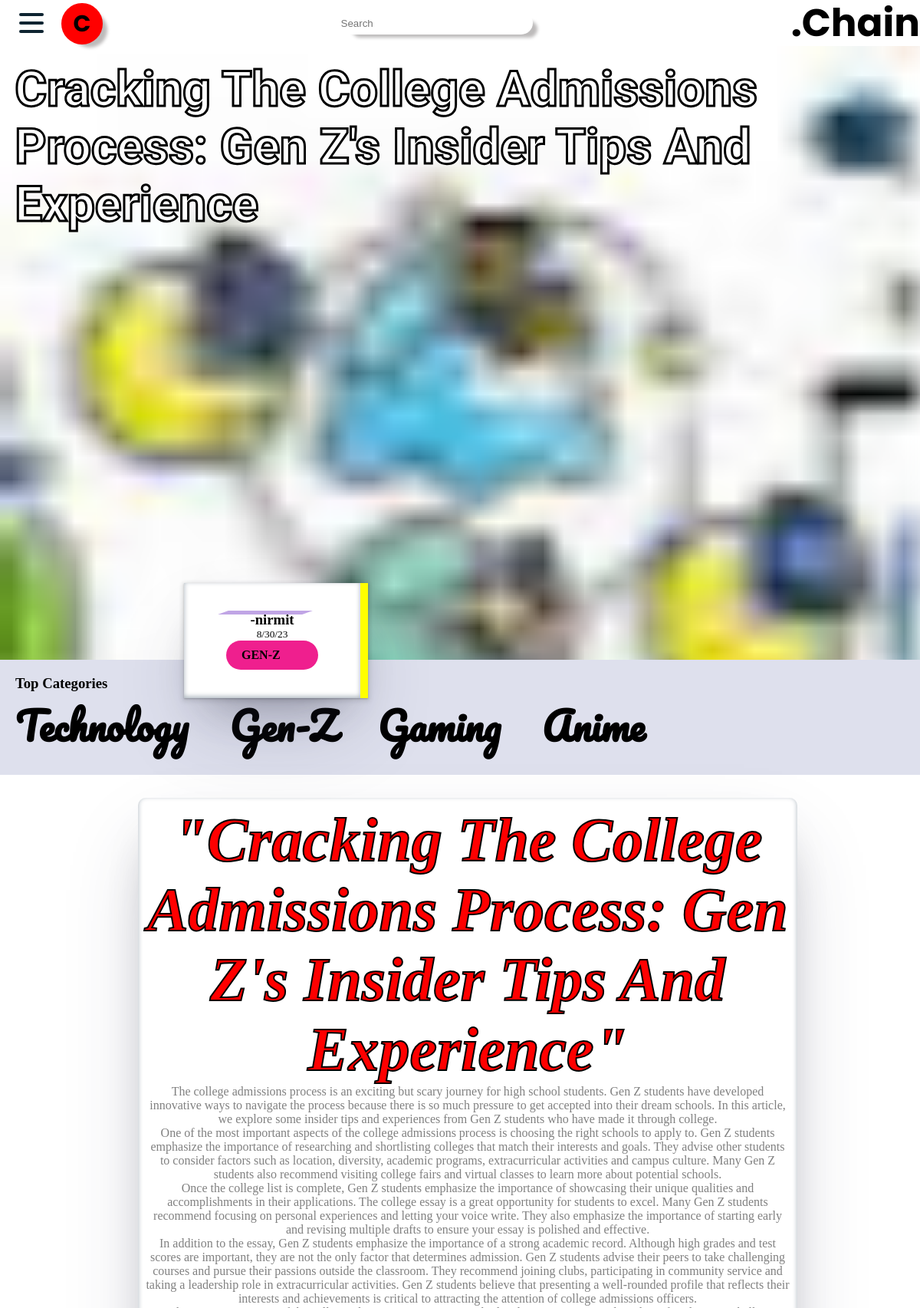
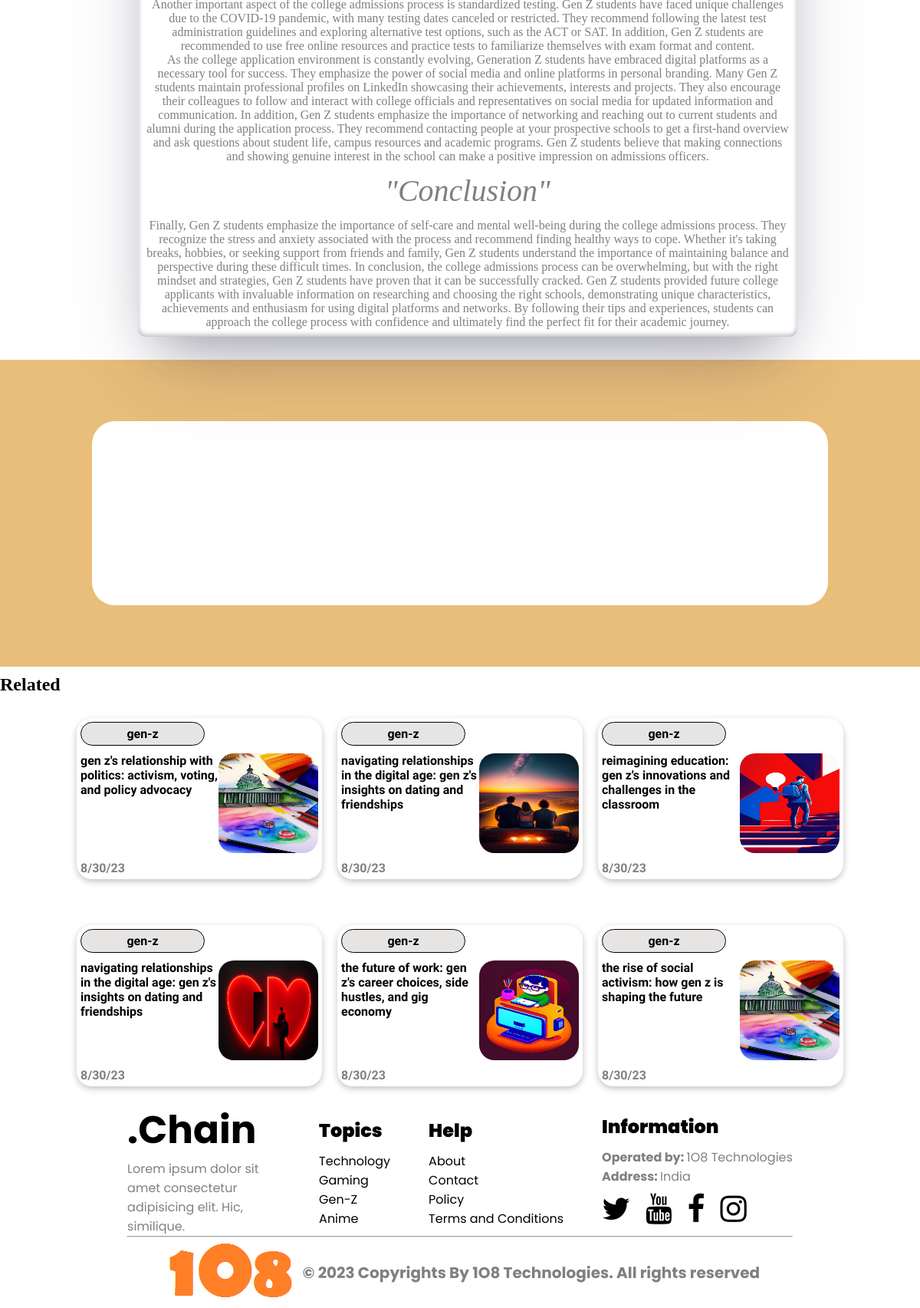
Screenshot of /article/nirmit11693379235_738247 with the database file from the repository (2 pictures, top to bottom).
### tables this page shows
CREATE TABLE dotchainblogtable (BLOGID VARCHAR(6) PRIMARY KEY NOT NULL UNIQUE,TITLE TEXT NOT NULL, KEYWORD TEXT NOT NULL, CONTENT TEXT NOT NULL,CATEGORY TEXT NOT NULL,DESCRIPTION TEXT NOT NULL,USERNAME VARCHAR(20) NOT NULL,DATE TIMESTAMP NOT NULL,OBJECTIVE TEXT NOT NULL,IMAGE TEXT NOT NULL,CODE INT NOT NULL);

### api/main.py (the view)
@app.route('/article/<string:blogid>',methods=['GET','POST'])
def article(blogid):
  if request.method=="POST":
      dotchainsearch=request.form.get('dotchainsearch')
      return redirect(url_for('dotchainsearch',dotchainsearch=dotchainsearch,pageno=1))
  conn=sqlite3.connect('flask.db')
  cursor=conn.cursor()
  cursor.execute('SELECT * FROM dotchainblogtable WHERE BLOGID=(?)',(blogid,))
  blogdata=cursor.fetchone()
  cursor.execute('SELECT BLOGID,TITLE,CATEGORY,IMAGE,DATE FROM dotchainblogtable WHERE CATEGORY=(?) ORDER BY DATE DESC LIMIT (?),(?)',(blogdata[4],random.randint(1,5),6))
  rec_blogdata=cursor.fetchall()
  conn.close()
  return render_template('article.html',blogdata=blogdata,rec_blogdata=rec_blogdata)

### api/templates/article.html (shortened to what this page needs)
<!DOCTYPE html>
<html lang="en">
<head>
  <link href="{{ url_for('static', filename='css/layout.css') }}" rel="stylesheet">
  <link href="{{ url_for('static', filename='css/article.css') }}" rel="stylesheet">
  <link href="{{ url_for('static', filename='css/swiper.css') }}" rel="stylesheet">
  <link rel="stylesheet" href="https://cdnjs.cloudflare.com/ajax/libs/font-awesome/4.7.0/css/font-awesome.min.css">
  <link rel="stylesheet" href="https://cdn.jsdelivr.net/npm/swiper@10/swiper-bundle.min.css" />
</head>
<body>
    <nav class="navbar-header">
        <div class="navbar-ham">
            <div class="navbar">
                <div class="container nav-container">
                    <div class="hamburger-lines">
                        <span class="line line1"></span>
                        <span class="line line2"></span>
                        <span class="line line3"></span>
                    </div>
                </div>
            </div>
        </div>
        <div class="profile">C</div>
        <form action="/article/{{blogdata[0]}}" class="form" method="post">
            <div class="searchbarhome">
                <input type="text" name="dotchainsearch" placeholder="Search">
            </div>
        </form>
        <h1>.Chain</h1>
    </nav>
    <header class="articleheader" style="background: url({{ url_for('serve_uploaded_image', filename=blogdata[9]) }}) no-repeat fixed;background-size:cover;background-position: center;">
          <h1 id="headerheading">{{blogdata[1]}}</h1>
    </header>
    <section class="top-categories" id="top-categories">
      <div id="infocard">
        <h3>-{{blogdata[6]}}</h3>
        <small>{{blogdata[7]}}</small>
        <h4>{{blogdata[4]}}</h4>
      </div>
        <h3>Top Categories</h3>
        <span><a href="/tech">Technology</a></span>
        <span><a href="/genz">Gen-Z</a></span>
        <span><a href="/gaming">Gaming</a></span>
        <span><a href="/anime">Anime</a></span>
    </section>
    <main>
      <section id="maincontent">
        {{blogdata[3]| safe}}
      </section>
    </main>
  <section id="is3">
  <div class="is3adv">
  </div>
</section>
  <section id="mainartrel">
        <h2>Related</h2>
        <div id="artreld1">
            {%for i in rec_blogdata%}
          <a href="/article/{{i[0]}}">
            <div class="artreld">
              <span class="category ardspan">{{i[2]}}</span>
              <h4><img src="{{ url_for('serve_uploaded_image', filename=i[3]) }}" loading="lazy">{{i[1]}}</h4>
              <span class="date">{{i[4]}}</span>
            </div>
          </a>
            {%endfor%}
        </div>
      </section>
    <footer>
        <div class="footer">
            <div class="footup">
                <div class="foot1">
                    <h1>.Chain</h1>
                    <p>Lorem ipsum dolor sit amet consectetur adipisicing elit. Hic, similique.</p>
                </div>
                <div class="foot2">
                    <h2>Topics</h2>
                    <ul>
                        <li><a href="/tech">Technology</a></li>
                        <li><a href="/gaming">Gaming</a></li>
                        <li><a href="/genz">Gen-Z</a></li>
                        <li><a href="/anime">Anime</a></li>
                    </ul>
                </div>
                <div class="foot3">
                    <h2>Help</h2>
                    <ul>
                        <li><a href="#">About</a></li>
                        <li><a href="#">Contact</a></li>
                        <li><a href="/policy">Policy</a></li>
                        <li><a href="/terms_and_conditions">Terms and Conditions</a></li>
                    </ul>
                </div>
                <div class="foot4">
                    <h2>Information</h2>
                    <p><strong>Operated by: </strong>1O8 Technologies </p>
                    <p><strong>Address: </strong>India</p>
                    <ul>
                        <li class="social"><a href="#"><i class="fa fa-twitter"></i></a></li>
                        <li class="social"><a href="#"><i class="fa fa-youtube"></i></a></li>
                        <li class="social"><a href="#"><i class="fa fa-facebook"></i></a></li>
                        <li class="social"><a href="#"><i class="fa fa-instagram"></i></a></li>
                    </ul>
                </div>
            </div>
            <hr>
            <div class="footdown">
                <img src="{{ url_for('static', filename='img/1O8logo.png') }}" loading="lazy" alt="">
                <p><strong>&copy</strong> 2023 Copyrights By 1O8 Technologies. All rights reserved</p>
            </div>
        </div>
    </footer>
</body>
</html>

### api/static/css/layout.css (style rules this page uses)
* { margin:0; padding:0; }
.navbar-header { box-sizing: border-box; width: 100vw; display: flex; box-shadow: 0 1px 4px rgb(146 161 176 / 15%); background: none; font-family: "Poppins", sans-serif; align-items: center; justify-content: space-between; height: 60px; }
nav h1 { font-size: 50px; font-weight: bolder; }
.navbar-ham { display: flex; align-items: center; }
.profile { position: absolute; left: 80px; height: 50px; margin-top: 2px; width: 50px; border-radius: 60px; border: 2px solid red; display: flex; align-items: center; justify-content: center; font-size: 30px; font-weight: bolder; background-color: red; box-shadow: 10px 8px 4px -4px rgba(189, 187, 187, 1); }
.form { display: flex; gap: 20px; }
.searchbarhome { width: 250px; height: 30px; }
.searchbarhome input { height: 100%; width: 100%; box-shadow: 10px 8px 4px -4px rgba(189, 187, 187, 1); border: none; border-radius: 100px; }
.container { max-width: 1050px; width: 90%; margin: auto; }
.navbar { width: 100%; }
.nav-container { display: flex; justify-content: space-between; align-items: center; z-index: 4; }
.nav-container { display: block; position: relative; height: 60px; }
.nav-container .hamburger-lines { display: block; height: 26px; width: 32px; position: absolute; top: 17px; left: 20px; z-index: 2; display: flex; flex-direction: column; justify-content: space-between; }
.nav-container .hamburger-lines .line { display: block; height: 4px; width: 100%; border-radius: 10px; background: #0e2431; }
.nav-container .hamburger-lines .line1 { transform-origin: 0% 0%; transition: transform 0.4s ease-in-out; }
.nav-container .hamburger-lines .line2 { transition: transform 0.2s ease-in-out; }
.nav-container .hamburger-lines .line3 { transform-origin: 0% 100%; transition: transform 0.4s ease-in-out; }
footer { box-sizing: border-box; padding: 0 100px 0 100px; bottom: 0; display: flex; align-items: center; background: white; justify-content: center; font-family: "Poppins", sans-serif; }
.footer h1 { font-size: 50px; font-weight: bolder; }
.footer .footup { align-items: center; justify-content: center; display: flex; gap: 50px; }
.footer .footup .foot1 { box-sizing: border-box; width: 200px; }
.footer .footup ul li, .footer .footup ul a { text-decoration: none; list-style: none; color: black; }
.footer .footup .foot4 ul { display: flex; gap: 20px; font-size: 40px; font-weight: bolder; }
.footer .footdown { display: flex; align-items: center; justify-content: center; }
.footer .footdown p { font-size: 20px; font-weight: bolder; }
.top-categories { background-color: rgb(222, 224, 237); padding: 20px; }
.top-categories span { font-size: 50px; font-weight: 900; margin-right: 50px; }
.top-categories span a { text-decoration: none; color: black; font-family: 'Pacifico', cursive; }

### rows the page displays
dotchainblogtable: IMAGE (picture), TITLE "Cracking The College Admissions Process: Gen Z's Insider Tips And Experience", USERNAME "nirmit", DATE "8/30/23", CATEGORY "GEN-Z", CONTENT "\"Cracking The College Admissions Process: Gen Z's Insider Tips And Experience\" The college admissions process is an exciting but scary journey for high school students. Gen Z students have developed innovative ways to navigate the process because there is so much pressure to get accepted into their dream schools. In this article, we explore some insider tips and experiences from Gen Z students who have made it through college. One of the most important aspects of the college admissions process is choosing the right schools to apply to. Gen Z students emphasize the importance of researching and shortlisting colleges that match their interests and goals. They advise other students to consider…"
dotchainblogtable: CATEGORY "gen-z", IMAGE (picture), TITLE "gen z's relationship with politics: activism, voting, and policy advocacy", DATE "8/30/23"
dotchainblogtable: CATEGORY "gen-z", IMAGE (picture), TITLE "navigating relationships in the digital age: gen z's insights on dating and friendships", DATE "8/30/23"
dotchainblogtable: CATEGORY "gen-z", IMAGE (picture), TITLE "reimagining education: gen z's innovations and challenges in the classroom", DATE "8/30/23"
dotchainblogtable: CATEGORY "gen-z", IMAGE (picture), TITLE "navigating relationships in the digital age: gen z's insights on dating and friendships", DATE "8/30/23"
dotchainblogtable: CATEGORY "gen-z", IMAGE (picture), TITLE "the future of work: gen z's career choices, side hustles, and gig economy", DATE "8/30/23"
dotchainblogtable: CATEGORY "gen-z", IMAGE (picture), TITLE "the rise of social activism: how gen z is shaping the future", DATE "8/30/23"
